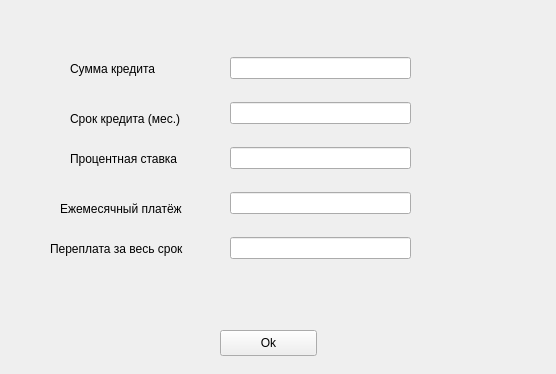
<?xml version="1.0" encoding="UTF-8"?>
<ui version="4.0">
 <class>Form</class>
 <widget class="QWidget" name="Form">
  <property name="geometry">
   <rect>
    <x>0</x>
    <y>0</y>
    <width>556</width>
    <height>374</height>
   </rect>
  </property>
  <property name="windowTitle">
   <string>Form</string>
  </property>
  <widget class="QPushButton" name="okButton">
   <property name="geometry">
    <rect>
     <x>220</x>
     <y>330</y>
     <width>97</width>
     <height>26</height>
    </rect>
   </property>
   <property name="text">
    <string>Ok</string>
   </property>
   <property name="autoDefault">
    <bool>true</bool>
   </property>
   <property name="default">
    <bool>false</bool>
   </property>
  </widget>
  <widget class="QLabel" name="label1">
   <property name="geometry">
    <rect>
     <x>70</x>
     <y>60</y>
     <width>151</width>
     <height>17</height>
    </rect>
   </property>
   <property name="text">
    <string>Сумма кредита</string>
   </property>
  </widget>
  <widget class="QLabel" name="label">
   <property name="geometry">
    <rect>
     <x>70</x>
     <y>110</y>
     <width>151</width>
     <height>17</height>
    </rect>
   </property>
   <property name="text">
    <string>Срок кредита (мес.)</string>
   </property>
  </widget>
  <widget class="QLabel" name="label_2">
   <property name="geometry">
    <rect>
     <x>70</x>
     <y>150</y>
     <width>151</width>
     <height>17</height>
    </rect>
   </property>
   <property name="text">
    <string>Процентная ставка</string>
   </property>
  </widget>
  <widget class="QLabel" name="label_3">
   <property name="geometry">
    <rect>
     <x>60</x>
     <y>200</y>
     <width>171</width>
     <height>17</height>
    </rect>
   </property>
   <property name="text">
    <string>Ежемесячный платёж</string>
   </property>
  </widget>
  <widget class="QLabel" name="label_4">
   <property name="geometry">
    <rect>
     <x>50</x>
     <y>240</y>
     <width>181</width>
     <height>17</height>
    </rect>
   </property>
   <property name="text">
    <string>Переплата за весь срок</string>
   </property>
  </widget>
  <widget class="QWidget" name="layoutWidget">
   <property name="geometry">
    <rect>
     <x>230</x>
     <y>40</y>
     <width>181</width>
     <height>241</height>
    </rect>
   </property>
   <layout class="QVBoxLayout" name="verticalLayout">
    <item>
     <widget class="QLineEdit" name="le_Sum"/>
    </item>
    <item>
     <widget class="QLineEdit" name="le_Srok"/>
    </item>
    <item>
     <widget class="QLineEdit" name="le_Proc"/>
    </item>
    <item>
     <widget class="QLineEdit" name="le_resPlatezh">
      <property name="readOnly">
       <bool>true</bool>
      </property>
     </widget>
    </item>
    <item>
     <widget class="QLineEdit" name="le_extraPay">
      <property name="readOnly">
       <bool>true</bool>
      </property>
     </widget>
    </item>
   </layout>
  </widget>
 </widget>
 <resources/>
 <connections/>
</ui>
